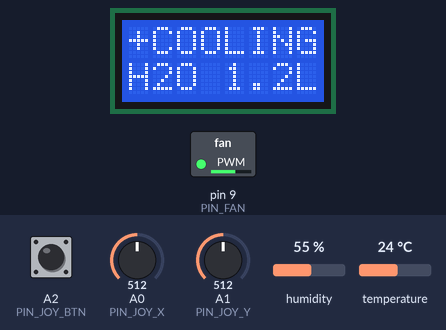
Bench run of a sketch on a simulated Arduino Uno, built with avr-gcc and run on an emulated ATmega328P. Parts: 8×2 character LCD, switched loads named in the sketch (green lamp = pin HIGH). Inputs (shaded band) come from the test bench; at power-on: A0 (PIN_JOY_X) = 512, A2 (PIN_JOY_BTN) HIGH, A1 (PIN_JOY_Y) = 512, humidity 55 %, temperature 24 °C. Pins used as bus, display or sensor lines are not drawn; what the sketch prints to the serial monitor is not drawn.

Above: at 2.7 s.
2.8 s: A0 (PIN_JOY_X) set to 758
At 3.02 s:
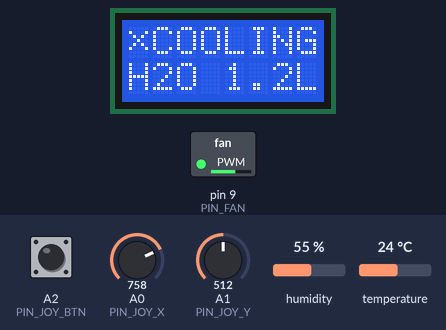
4.3 s: A0 (PIN_JOY_X) set to 777
At 6.1 s:
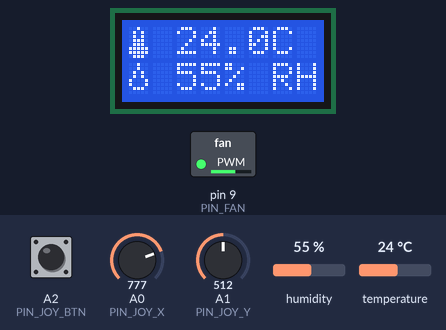
6.4 s: A2 (PIN_JOY_BTN) pulled LOW for 0.15 s
At 7.2 s:
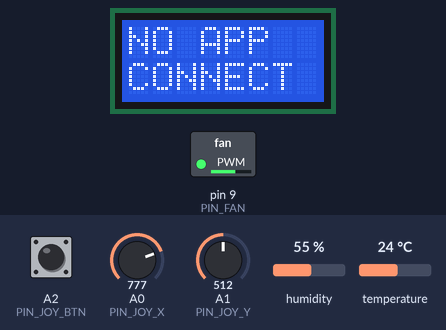
Timing chart, 0 to 9.4 s (numbered marks = the images above; inputs shaded):
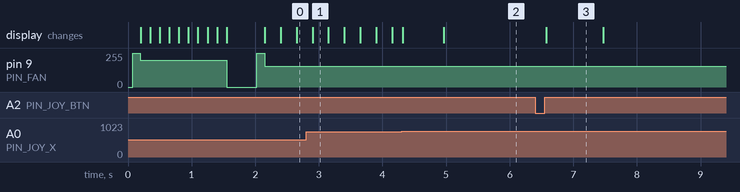

Measured:
- the behaviour switches between 770 and 771 on A0 (PIN_JOY_X) (found by bisection; images 1 and 2)
- after the input at 4.3 s, the display: first changes at once (image 2 shows a later state)
- after the input at 6.4 s, the display: changes after 0.17 s (image 3)
- what the display in image 3 shows lasts 0.9 s, from 6.6 s to 7.5 s

The sketch:

wetbulb_rack.ino
```cpp
// =====================================================================
// WETBULB RACK  ·  Arduino Uno R3  ·  804 Hacks 2026
// DHT11 (air) + 8x2 LCD (screens) + fan via ULN2003 (cooling tower) + joystick
// =====================================================================
// The fan is the data center's cooling tower: the more water it would
// evaporate (higher wet-bulb), the faster it spins.
//
// Without the dashboard: works on its own (fan follows the live air).
// With the dashboard:    the dashboard decides, the joystick controls it.
//
// Messages (115200 baud, one per line):
//   Arduino -> app:  S,<tempC>,<humidity>         every 2 s
//                    J,PAGE,<0-5>                 joystick left/right
//                    J,W,<0-100>                  joystick up/down (carbon weight %)
//                    J,BTN                        joystick click
//   app -> Arduino:  L,<line1>,<line2>,<fan 0-255>,<co2 g/kWh>,<carbon weight %>
//                    icons inside line1/line2:  ~ drop  ^ cloud  ! thermometer
//                                               * fan (spins)  # full block  _ empty block
//
// Libraries (Tools -> Manage Libraries): "DHT sensor library" by Adafruit
// (click "Install all" for Adafruit Unified Sensor). LiquidCrystal + EEPROM are built in.
// =====================================================================

#include <LiquidCrystal.h>
#include <DHT.h>
#include <EEPROM.h>

// ---------- pins ----------
const byte PIN_DHT      = 7;
const byte PIN_FAN      = 9;    // PWM -> ULN2003 IN1
const byte PIN_CONTRAST = 6;    // PWM -> LCD pin 3 (V0)
const byte PIN_JOY_X    = A0;
const byte PIN_JOY_Y    = A1;
const byte PIN_JOY_BTN  = A2;

// ---------- tune these if needed ----------
const int  DEFAULT_CONTRAST = 50;  // lower = darker text (hold joystick button + up/down to adjust live)
const int  MIN_RUN_PWM = 90;       // lowest PWM where your fan still turns (raise if it only hums)
const bool SWAP_XY = false;        // joystick mounted sideways? -> true
const bool FLIP_X  = false;        // left/right backwards? -> true
const bool FLIP_Y  = false;        // up/down backwards? -> true

LiquidCrystal lcd(12, 11, 5, 4, 3, 2);   // RS, E, D4, D5, D6, D7
DHT dht(PIN_DHT, DHT11);

// ---------- custom icons (LCD codes 8-15 = custom slots 0-7) ----------
const uint8_t G_DROP = 8, G_CLOUD = 9, G_THERM = 10, G_FAN1 = 11,
              G_FAN2 = 12, G_FULL = 13, G_EMPTY = 14, G_KNOB = 15;
byte iconDrop[8]  = {0b00100, 0b00100, 0b01010, 0b01010, 0b10001, 0b10001, 0b01110, 0b00000};
byte iconCloud[8] = {0b00000, 0b01100, 0b10010, 0b10001, 0b10001, 0b11111, 0b00000, 0b00000};
byte iconTherm[8] = {0b00100, 0b01010, 0b01010, 0b01110, 0b01110, 0b11111, 0b11111, 0b01110};
byte iconFan1[8]  = {0b00000, 0b00100, 0b00100, 0b11111, 0b00100, 0b00100, 0b00000, 0b00000};
byte iconFan2[8]  = {0b00000, 0b10001, 0b01010, 0b00100, 0b01010, 0b10001, 0b00000, 0b00000};
byte iconFull[8]  = {0b00000, 0b11111, 0b11111, 0b11111, 0b11111, 0b11111, 0b11111, 0b00000};
byte iconEmpty[8] = {0b00000, 0b11111, 0b10001, 0b10001, 0b10001, 0b10001, 0b11111, 0b00000};
byte iconKnob[8]  = {0b00100, 0b01110, 0b11111, 0b11111, 0b11111, 0b01110, 0b00100, 0b00000};

// ---------- pages ----------
enum { P_STATUS, P_AIR, P_WETBULB, P_WATER, P_CO2, P_FOCUS, N_PAGES };
const char *TITLES[N_PAGES] = {"<STATUS>", "<  AIR >", "<WETBLB>", "<WATER >", "<  CO2 >", "<FOCUS >"};

// ---------- state ----------
float tempC = NAN, humid = NAN, twb = NAN, water = 0;
bool haveReading = false, sensorError = false;
bool linked = false;
char appL1[9] = "", appL2[9] = "";
int appCO2 = -1;
int carbonWeight = 50;            // 0 = only water matters, 100 = only carbon matters
int fanSpeed = 0;
int contrast = DEFAULT_CONTRAST;
byte page = P_STATUS;
bool animTick = false;

unsigned long lastRead = 0, lastMsg = 0, lastAnim = 0, lastJoy = 0, lastInput = 0;
unsigned long overlayUntil = 0, nextRepeat = 0;
char overlay1[9], overlay2[9];

char serialBuf[64];
byte serialLen = 0;

uint8_t frame[2][8];
uint8_t onLcd[2][8];

// =====================================================================
// physics (same model as the dashboard)
// =====================================================================
float wetBulb(float t, float rh) {          // Stull (2011)
  return t * atan(0.151977 * sqrt(rh + 8.313659)) + atan(t + rh) - atan(rh - 1.676331)
         + 0.00391838 * pow(rh, 1.5) * atan(0.023101 * rh) - 4.686035;
}
float coolingWater(float wb) {              // L per kWh, free cooling below 10 C wet-bulb
  return constrain(0.15 * (wb - 10.0), 0.0, 3.0);
}
int fanForWater(float litersPerKwh) {        // proportional control
  if (litersPerKwh <= 0.0) return 0;
  return MIN_RUN_PWM + (int)((255 - MIN_RUN_PWM) * litersPerKwh / 3.0);
}

// =====================================================================
// output helpers
// =====================================================================
void setFan(int speed) {
  speed = constrain(speed, 0, 255);
  if (speed > 0 && speed < MIN_RUN_PWM) speed = MIN_RUN_PWM;
  if (speed > 0 && fanSpeed == 0) {          // kick-start small motors
    analogWrite(PIN_FAN, 255);
    delay(120);
  }
  analogWrite(PIN_FAN, speed);
  fanSpeed = speed;
}

void setLine(byte row, const char *s) {
  for (byte i = 0; i < 8; i++) frame[row][i] = ' ';
  for (byte i = 0; i < 8 && s[i]; i++) frame[row][i] = (uint8_t)s[i];
}

uint8_t translate(uint8_t c) {
  switch (c) {
    case '~': return G_DROP;
    case '^': return G_CLOUD;
    case '!': return G_THERM;
    case '#': return G_FULL;
    case '_': return G_EMPTY;
    case '*': return (fanSpeed > 0 && animTick) ? G_FAN2 : G_FAN1;
    default:  return c;
  }
}

void flush() {                               // only redraw cells that changed: no flicker
  for (byte r = 0; r < 2; r++)
    for (byte c = 0; c < 8; c++) {
      uint8_t ch = translate(frame[r][c]);
      if (ch != onLcd[r][c]) {
        lcd.setCursor(c, r);
        lcd.write(ch);
        onLcd[r][c] = ch;
      }
    }
}

void bar(char *out, float v, float lo, float hi) {   // 8-cell bar graph
  int n = (int)((v - lo) / (hi - lo) * 8.0 + 0.5);
  n = constrain(n, 0, 8);
  for (byte i = 0; i < 8; i++) out[i] = (i < n) ? '#' : '_';
  out[8] = '\0';
}

void showOverlay(const char *a, const char *b, unsigned int ms) {
  strncpy(overlay1, a, 8); overlay1[8] = '\0';
  strncpy(overlay2, b, 8); overlay2[8] = '\0';
  overlayUntil = millis() + ms;
}

void showTitle() {
  char dots[9] = "        ";
  for (byte i = 0; i < N_PAGES; i++) dots[1 + i] = (i == page) ? '#' : '.';
  showOverlay(TITLES[page], dots, 650);
}

// =====================================================================
// pages
// =====================================================================
void renderPage() {
  char a[9] = "", b[9] = "", num[10];

  if (millis() < overlayUntil) {
    setLine(0, overlay1); setLine(1, overlay2);
    return;
  }

  switch (page) {
    case P_STATUS:
      if (linked) {
        strcpy(a, appL1); strcpy(b, appL2);
      } else if (sensorError) {
        strcpy(a, "SENSOR?"); strcpy(b, "CHECK D7");
      } else if (!haveReading) {
        strcpy(a, "~WETBULB"); strcpy(b, "READING.");
      } else {
        strcpy(a, water > 0 ? "*COOLING" : "~FREEAIR");
        dtostrf(water, 1, 1, num);
        snprintf(b, 9, "H2O %sL", num);
      }
      break;

    case P_AIR:
      if (!haveReading) { strcpy(a, "!  --.-C"); strcpy(b, "~  --% "); break; }
      dtostrf(tempC, 1, 1, num);
      snprintf(a, 9, "! %sC", num);
      snprintf(b, 9, "~ %d%% RH", (int)humid);
      break;

    case P_WETBULB:
      if (!haveReading) { strcpy(a, "WB --.-C"); bar(b, 0, 0, 1); break; }
      dtostrf(twb, 1, 1, num);
      snprintf(a, 9, "WB %sC", num);
      bar(b, twb, 0, 30);
      break;

    case P_WATER:
      dtostrf(water, 1, 2, num);
      snprintf(a, 9, "~%s L", num);
      bar(b, water, 0, 3);
      break;

    case P_CO2:
      if (appCO2 < 0) { strcpy(a, "^CO2 ---"); strcpy(b, "NEED APP"); break; }
      snprintf(a, 9, "^%d g", appCO2);
      bar(b, appCO2, 200, 550);
      break;

    case P_FOCUS: {
      strcpy(a, "^CO2 H2O");
      for (byte i = 0; i < 8; i++) b[i] = '-';
      byte pos = (byte)((100 - carbonWeight) * 7L / 100);
      b[pos] = (char)G_KNOB;
      b[8] = '\0';
      break;
    }
  }
  setLine(0, a);
  setLine(1, b);
}

// =====================================================================
// joystick
// =====================================================================
void changePage(int delta) {
  page = (page + N_PAGES + delta) % N_PAGES;
  Serial.print("J,PAGE,"); Serial.println(page);
  showTitle();
}

void changeWeight(int delta) {
  carbonWeight = constrain(carbonWeight + delta, 0, 100);
  Serial.print("J,W,"); Serial.println(carbonWeight);
  page = P_FOCUS;
  overlayUntil = 0;
}

void changeContrast(int delta) {
  contrast = constrain(contrast + delta, 0, 150);
  analogWrite(PIN_CONTRAST, contrast);
  EEPROM.update(0, (byte)contrast);
  char b[9];
  bar(b, contrast, 0, 150);
  showOverlay("CONTRAST", b, 1200);
}

void readJoystick() {
  static char lastDir = 0;
  static bool btnDown = false, adjusted = false;
  static unsigned long btnChanged = 0;

  int x = analogRead(PIN_JOY_X), y = analogRead(PIN_JOY_Y);
  if (SWAP_XY) { int s = x; x = y; y = s; }
  if (FLIP_X) x = 1023 - x;
  if (FLIP_Y) y = 1023 - y;

  char dir = 0;
  if (x < 250) dir = 'L';
  else if (x > 770) dir = 'R';
  else if (y < 250) dir = 'U';
  else if (y > 770) dir = 'D';

  bool pressed = digitalRead(PIN_JOY_BTN) == LOW;
  unsigned long now = millis();
  if (pressed != btnDown && now - btnChanged > 30) {
    btnChanged = now;
    btnDown = pressed;
    if (pressed) adjusted = false;
    else if (!adjusted) {                    // a plain click
      Serial.println("J,BTN");
      if (linked) showOverlay("*REPLAY", "  > GO", 900);
      else        showOverlay("NO APP", "CONNECT", 900);
    }
    lastInput = now;
  }

  bool fresh = dir != lastDir;
  bool repeat = dir && !fresh && now >= nextRepeat && (dir == 'U' || dir == 'D');
  if (dir && (fresh || repeat)) {
    nextRepeat = now + (fresh ? 400 : 180);
    lastInput = now;
    if (btnDown && (dir == 'U' || dir == 'D')) {   // hold click + up/down = contrast
      adjusted = true;
      changeContrast(dir == 'U' ? -5 : 5);
    } else if (dir == 'L') changePage(-1);
    else if (dir == 'R') changePage(1);
    else if (dir == 'U') changeWeight(-10);        // up = care more about water
    else if (dir == 'D') changeWeight(10);         // down = care more about carbon
  }
  lastDir = dir;
}

// =====================================================================
// serial from the dashboard
// =====================================================================
void handleLine(char *line) {
  if (line[0] != 'L' || line[1] != ',') return;
  char *f[6];
  byte n = 0;
  char *p = line + 2;
  f[n++] = p;
  while (*p && n < 6) {
    if (*p == ',') { *p = '\0'; f[n++] = p + 1; }
    p++;
  }
  strncpy(appL1, f[0], 8); appL1[8] = '\0';
  if (n > 1) { strncpy(appL2, f[1], 8); appL2[8] = '\0'; }
  if (n > 2) setFan(atoi(f[2]));
  if (n > 3) appCO2 = atoi(f[3]);
  if (n > 4) carbonWeight = constrain(atoi(f[4]), 0, 100);
  linked = true;
  lastMsg = millis();
}

void readSerial() {
  while (Serial.available()) {
    char c = Serial.read();
    if (c == '\n' || c == '\r') {
      if (serialLen > 0) {
        serialBuf[serialLen] = '\0';
        handleLine(serialBuf);
        serialLen = 0;
      }
    } else if (serialLen < sizeof(serialBuf) - 1) {
      serialBuf[serialLen++] = c;
    }
  }
}

// =====================================================================
// setup + loop
// =====================================================================
void setup() {
  Serial.begin(115200);
  pinMode(PIN_FAN, OUTPUT);
  pinMode(PIN_CONTRAST, OUTPUT);
  pinMode(PIN_JOY_BTN, INPUT_PULLUP);

  byte saved = EEPROM.read(0);
  contrast = (saved <= 150) ? saved : DEFAULT_CONTRAST;
  analogWrite(PIN_CONTRAST, contrast);

  lcd.begin(8, 2);
  lcd.createChar(0, iconDrop);
  lcd.createChar(1, iconCloud);
  lcd.createChar(2, iconTherm);
  lcd.createChar(3, iconFan1);
  lcd.createChar(4, iconFan2);
  lcd.createChar(5, iconFull);
  lcd.createChar(6, iconEmpty);
  lcd.createChar(7, iconKnob);
  lcd.clear();
  memset(onLcd, 0xFF, sizeof(onLcd));
  dht.begin();

  // boot animation + fan self-test
  setLine(0, "~WETBULB");
  setFan(200);
  for (byte i = 0; i <= 8; i++) {
    char b[9];
    bar(b, i, 0, 8);
    setLine(1, b);
    animTick = !animTick;
    flush();
    delay(150);
  }
  setFan(0);
  Serial.println("READY");
}

void loop() {
  unsigned long now = millis();

  // 1. air reading every 2 s
  if (now - lastRead >= 2000) {
    lastRead = now;
    float h = dht.readHumidity();
    float t = dht.readTemperature();
    if (isnan(h) || isnan(t)) {
      sensorError = true;
      Serial.println("E,dht");
    } else {
      sensorError = false;
      haveReading = true;
      tempC = t; humid = h;
      twb = wetBulb(t, h);
      water = coolingWater(twb);
      Serial.print("S,"); Serial.print(t, 1); Serial.print(","); Serial.println(h, 0);
      if (!linked) setFan(fanForWater(water));       // standalone proportional control
    }
  }

  // 2. inputs
  readSerial();
  if (now - lastJoy >= 20) { lastJoy = now; readJoystick(); }

  // 3. dashboard went quiet -> standalone mode
  if (linked && now - lastMsg > 15000) {
    linked = false;
    showOverlay("NO LINK", "SOLO MOD", 1500);
  }

  // 4. go back to the status page after 30 s without touching the joystick
  if (page != P_STATUS && now - lastInput > 30000) page = P_STATUS;

  // 5. animate + draw 4x per second
  if (now - lastAnim >= 250) {
    lastAnim = now;
    animTick = !animTick;
  }
  renderPage();
  flush();
}
```
